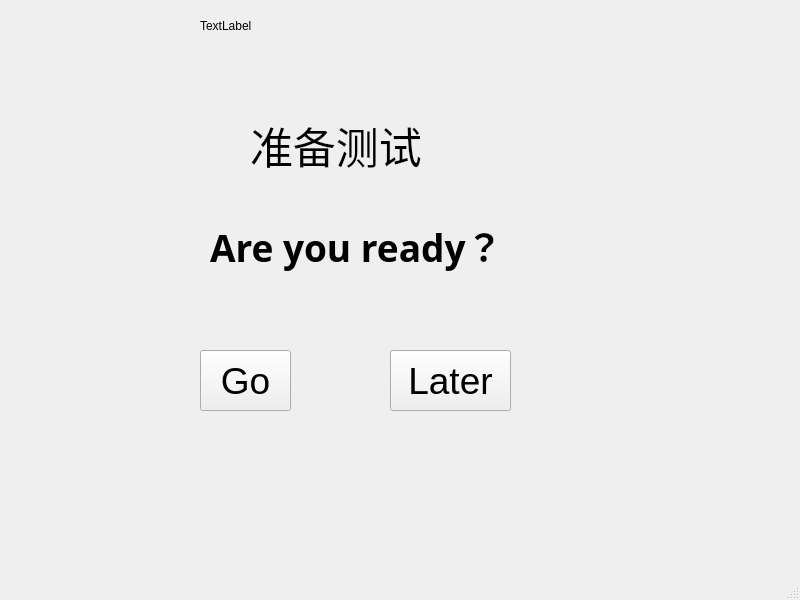
<?xml version="1.0" encoding="UTF-8"?>
<ui version="4.0">
 <class>MainWindow</class>
 <widget class="QMainWindow" name="MainWindow">
  <property name="geometry">
   <rect>
    <x>0</x>
    <y>0</y>
    <width>800</width>
    <height>600</height>
   </rect>
  </property>
  <property name="windowTitle">
   <string>MainWindow</string>
  </property>
  <widget class="QWidget" name="centralwidget">
   <widget class="QLabel" name="label">
    <property name="geometry">
     <rect>
      <x>250</x>
      <y>100</y>
      <width>201</width>
      <height>91</height>
     </rect>
    </property>
    <property name="font">
     <font>
      <pointsize>32</pointsize>
     </font>
    </property>
    <property name="text">
     <string>准备测试</string>
    </property>
   </widget>
   <widget class="QLabel" name="label_2">
    <property name="geometry">
     <rect>
      <x>210</x>
      <y>220</y>
      <width>311</width>
      <height>51</height>
     </rect>
    </property>
    <property name="font">
     <font>
      <family>Mouse_YaHeiConsolas</family>
      <pointsize>28</pointsize>
      <weight>75</weight>
      <bold>true</bold>
     </font>
    </property>
    <property name="text">
     <string>Are you ready？</string>
    </property>
   </widget>
   <widget class="QPushButton" name="pushButton">
    <property name="geometry">
     <rect>
      <x>200</x>
      <y>350</y>
      <width>91</width>
      <height>61</height>
     </rect>
    </property>
    <property name="font">
     <font>
      <pointsize>28</pointsize>
     </font>
    </property>
    <property name="text">
     <string>Go</string>
    </property>
   </widget>
   <widget class="QPushButton" name="pushButton_2">
    <property name="geometry">
     <rect>
      <x>390</x>
      <y>350</y>
      <width>121</width>
      <height>61</height>
     </rect>
    </property>
    <property name="font">
     <font>
      <pointsize>28</pointsize>
     </font>
    </property>
    <property name="text">
     <string>Later</string>
    </property>
   </widget>
   <widget class="QLabel" name="label_3">
    <property name="geometry">
     <rect>
      <x>200</x>
      <y>20</y>
      <width>54</width>
      <height>12</height>
     </rect>
    </property>
    <property name="text">
     <string>TextLabel</string>
    </property>
   </widget>
  </widget>
  <widget class="QStatusBar" name="statusbar"/>
 </widget>
 <resources/>
 <connections/>
</ui>
